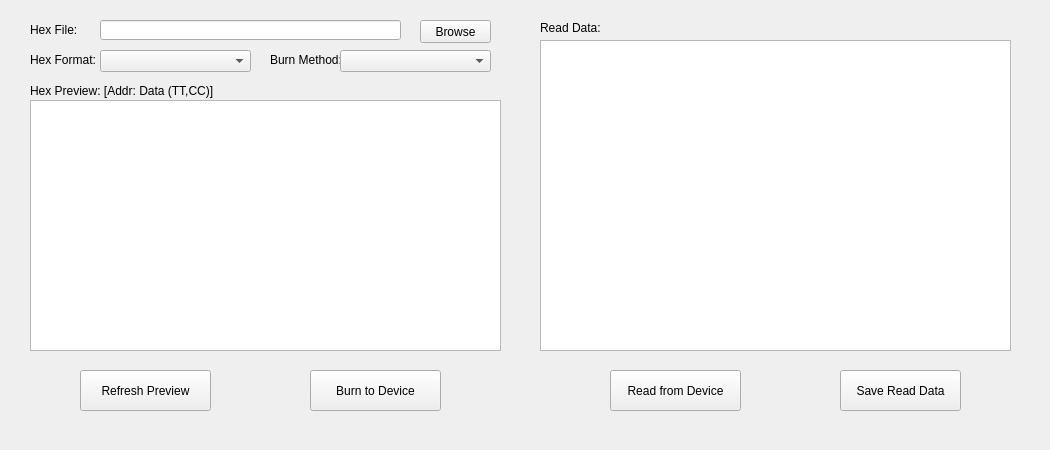
<?xml version="1.0" encoding="UTF-8"?>
<ui version="4.0">
 <class>GUI_PROGRAMMER</class>
 <widget class="QWidget" name="GUI_PROGRAMMER">
  <property name="geometry">
   <rect>
    <x>0</x>
    <y>0</y>
    <width>1050</width>
    <height>450</height>
   </rect>
  </property>
  <property name="windowTitle">
   <string>Form</string>
  </property>
  <widget class="QLineEdit" name="HexFile_LineEdit">
   <property name="geometry">
    <rect>
     <x>100</x>
     <y>20</y>
     <width>301</width>
     <height>20</height>
    </rect>
   </property>
  </widget>
  <widget class="QLabel" name="HexFile_Label">
   <property name="geometry">
    <rect>
     <x>30</x>
     <y>20</y>
     <width>71</width>
     <height>20</height>
    </rect>
   </property>
   <property name="text">
    <string>Hex File:</string>
   </property>
  </widget>
  <widget class="QPushButton" name="HexFile_Button">
   <property name="geometry">
    <rect>
     <x>420</x>
     <y>20</y>
     <width>71</width>
     <height>23</height>
    </rect>
   </property>
   <property name="text">
    <string>Browse</string>
   </property>
  </widget>
  <widget class="QPushButton" name="SaveReadData_Button">
   <property name="geometry">
    <rect>
     <x>840</x>
     <y>370</y>
     <width>121</width>
     <height>41</height>
    </rect>
   </property>
   <property name="text">
    <string>Save Read Data</string>
   </property>
  </widget>
  <widget class="QPlainTextEdit" name="ReadData_Edit">
   <property name="geometry">
    <rect>
     <x>540</x>
     <y>40</y>
     <width>471</width>
     <height>311</height>
    </rect>
   </property>
   <property name="readOnly">
    <bool>true</bool>
   </property>
  </widget>
  <widget class="QPushButton" name="BurnData_Button">
   <property name="geometry">
    <rect>
     <x>310</x>
     <y>370</y>
     <width>131</width>
     <height>41</height>
    </rect>
   </property>
   <property name="text">
    <string>Burn to Device</string>
   </property>
  </widget>
  <widget class="QPushButton" name="ReadData_Button">
   <property name="geometry">
    <rect>
     <x>610</x>
     <y>370</y>
     <width>131</width>
     <height>41</height>
    </rect>
   </property>
   <property name="text">
    <string>Read from Device</string>
   </property>
  </widget>
  <widget class="QLabel" name="ReadData_Label">
   <property name="geometry">
    <rect>
     <x>540</x>
     <y>20</y>
     <width>61</width>
     <height>16</height>
    </rect>
   </property>
   <property name="text">
    <string>Read Data:</string>
   </property>
  </widget>
  <widget class="QPlainTextEdit" name="HexPreview_Edit">
   <property name="geometry">
    <rect>
     <x>30</x>
     <y>100</y>
     <width>471</width>
     <height>251</height>
    </rect>
   </property>
   <property name="readOnly">
    <bool>true</bool>
   </property>
   <property name="plainText">
    <string/>
   </property>
  </widget>
  <widget class="QLabel" name="HexPreview_Label">
   <property name="geometry">
    <rect>
     <x>30</x>
     <y>80</y>
     <width>211</width>
     <height>21</height>
    </rect>
   </property>
   <property name="text">
    <string>Hex Preview: [Addr: Data (TT,CC)]</string>
   </property>
  </widget>
  <widget class="QLabel" name="BurnMethod_Label">
   <property name="geometry">
    <rect>
     <x>270</x>
     <y>50</y>
     <width>71</width>
     <height>20</height>
    </rect>
   </property>
   <property name="text">
    <string>Burn Method:</string>
   </property>
  </widget>
  <widget class="QLabel" name="HexFormat_Label">
   <property name="geometry">
    <rect>
     <x>30</x>
     <y>50</y>
     <width>71</width>
     <height>20</height>
    </rect>
   </property>
   <property name="text">
    <string>Hex Format:</string>
   </property>
  </widget>
  <widget class="QComboBox" name="HexFormat_Combo">
   <property name="geometry">
    <rect>
     <x>100</x>
     <y>50</y>
     <width>151</width>
     <height>22</height>
    </rect>
   </property>
  </widget>
  <widget class="QPushButton" name="RefreshPreview_Button">
   <property name="geometry">
    <rect>
     <x>80</x>
     <y>370</y>
     <width>131</width>
     <height>41</height>
    </rect>
   </property>
   <property name="text">
    <string>Refresh Preview</string>
   </property>
  </widget>
  <widget class="QComboBox" name="BurnMethod_Combo">
   <property name="geometry">
    <rect>
     <x>340</x>
     <y>50</y>
     <width>151</width>
     <height>22</height>
    </rect>
   </property>
  </widget>
 </widget>
 <resources/>
 <connections/>
</ui>
